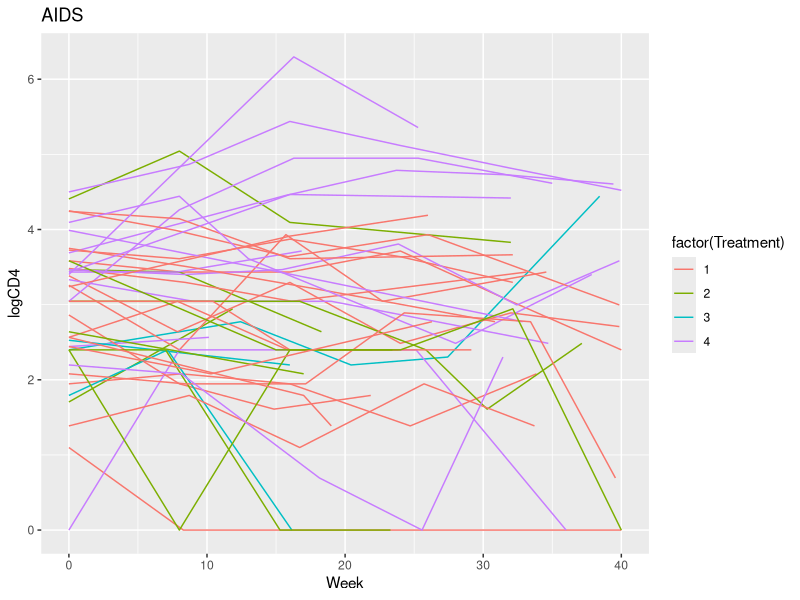

The R source for this figure:
# Walter Reilly
# 3.7.17

library(tidyverse)

# setup df
d = read.table("aids.txt", quote="\"", comment.char="")
colnames(d) = c("ID","Treatment","Age","Gender","Week","logCD4")

# get random IDs
rand.samp = sample.int(1313, size = 50, replace = FALSE)
# create new df with rand IDS
dspag = d %>% filter(ID %in% rand.samp)

#spag plot
p <- ggplot(data = dspag, aes(x = Week, y = logCD4, group = ID, colour = factor(Treatment),guide_legend(title = "Treatment")))
p  + geom_line() + ggtitle("AIDS") 

######################
#2
library(nlme)

m1 = lme(logCD4 ~ Week + Treatment + Gender , random = ~ 1  | ID, method = "REML", data = d) #random intercept only
summary(m1)
